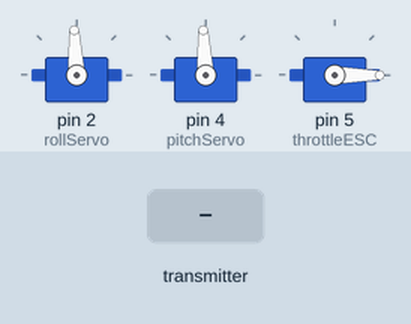
A sketch run on a simulated Arduino Uno, built with avr-gcc and run on an emulated ATmega328P. Shown: 3 × servo. Inputs (shaded band) come from the test bench. No radio packets arrive unless stated.

Above: at 1.2 s.
1.3 s: the transmitter starts sending throttle = 64
At 2.4 s:
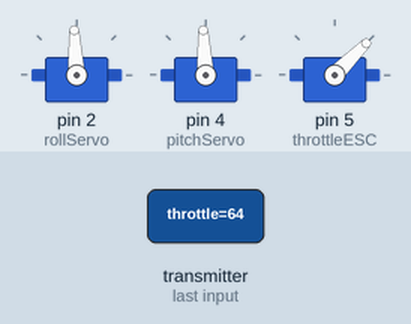
2.8 s: the transmitter starts sending pitch = 0
At 3.5 s:
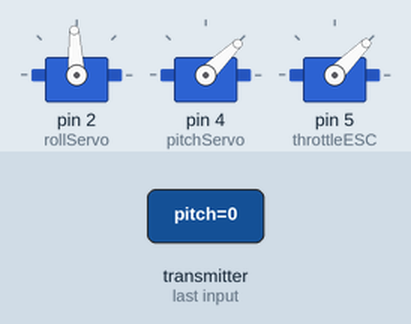
4.3 s: the transmitter starts sending roll = 0
At 4.6 s:
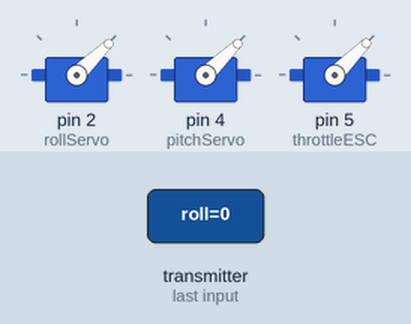
5.8 s: the transmitter starts sending throttle = 0
At 7.0 s:
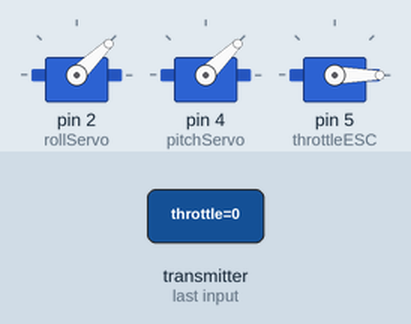
7.3 s: the transmitter starts sending pitch = 64
At 8.1 s:
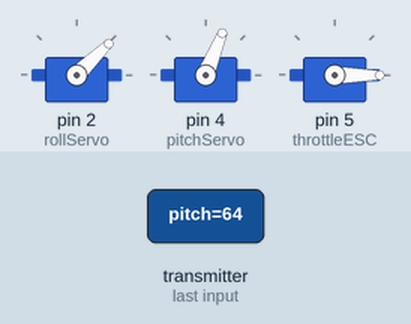
8.8 s: the transmitter starts sending roll = 64
At 9.3 s:
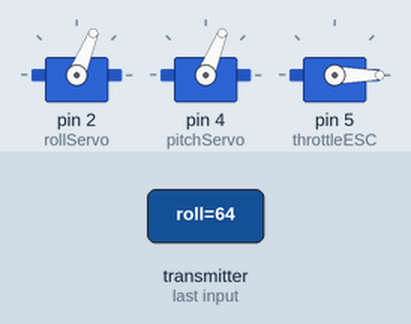
Timing chart, 0 to 11.3 s (numbered marks = the images above; inputs shaded):
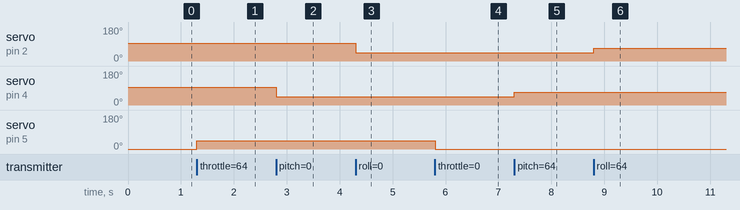

The sketch:

Receiver.ino
```cpp
#include <SPI.h>
#include <nRF24L01.h>
#include <RF24.h>
#include <Servo.h>


Servo throttleESC ;
Servo pitchServo ;
Servo rollServo ;


struct Signal {
  byte throttle ;
  byte pitch ;
  byte roll ;
} ;
Signal data ;


const uint64_t pipeIn = 0xE9E8F0F0E1LL ;
RF24 radio( 7 , 8 ) ;

unsigned long lastRecvTime = 0 ;


void ResetData() {
  data.throttle = 0 ;
  data.pitch = 127 ;
  data.roll = 127 ;
}

void setup() {
  Serial.begin( 9600 ) ;


  rollServo.attach( 2 ) ;
  pitchServo.attach( 4 ) ;
  throttleESC.attach( 5 , 1000 , 2000 ) ;

  ResetData() ;


  radio.begin() ;
  radio.openReadingPipe( 1 , pipeIn ) ;
  radio.setAutoAck( false ) ;
  radio.setDataRate( RF24_250KBPS ) ;
  radio.setPALevel( RF24_PA_MAX ) ;
  radio.startListening() ;
}

void recvData() {
  while ( radio.available() ) {
    radio.read( &data , sizeof( Signal ) ) ;
    lastRecvTime = millis() ;
  }
}

void loop() {
  recvData() ;


  if ( millis() - lastRecvTime > 1000 ) {
    ResetData() ;
  }


  int pwmThrottle = constrain( map( data.throttle , 0 , 255 , 1000 , 2000 ) , 1000 , 2000 ) ;
  int pwmPitch    = constrain( map( data.pitch , 0 , 255 , 1000 , 2000 ) , 1000 , 2000 ) ;
  int pwmRoll     = constrain( map( data.roll , 0 , 255 , 1000 , 2000 ) , 1000 , 2000 ) ;


  throttleESC.writeMicroseconds( pwmThrottle ) ;
  pitchServo.writeMicroseconds( pwmPitch ) ;
  rollServo.writeMicroseconds( pwmRoll ) ;
}
```

Measured:
- after the input at 1.3 s, servo on pin 5 (throttleESC): 0° → 45° at once
- after the input at 2.8 s, servo on pin 4 (pitchServo): 93° → 44° at once
- after the input at 4.3 s, servo on pin 2 (rollServo): 93° → 44° at once
- after the input at 5.8 s, servo on pin 5 (throttleESC): 45° → 0° at once
- after the input at 7.3 s, servo on pin 4 (pitchServo): 44° → 68° at once
- after the input at 8.8 s, servo on pin 2 (rollServo): 44° → 68° at once
